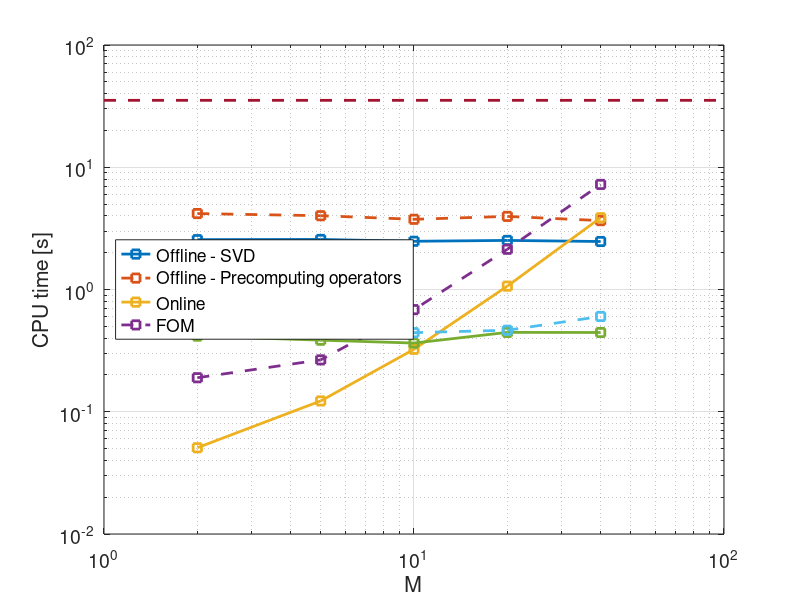

Reproduce this figure in MATLAB. (Note: this script raises an error after producing the figure.)
M_list = [2 2 5 5 10 10 20 20 40 40];


%% run 4/5/2020
% with pressure recovery:
% SVD used for basis
svd_pr = [4.194441659000002   4.168076094000000   4.296831313999999   3.731857524000000   3.798401864000000   3.705872598999999   4.071108674000000   3.855432874000000   3.722242456000000    3.598327982000001];
precompute_pr = [0.259829200000000   0.119702168000000   0.276180349000000   0.255219438000000   0.730017224000000   0.638851418000000   2.269844881999999   1.997207946000000   7.194899527000000   7.279754182000000];
time_loop_pr = [0.751518695000000   0.597188070000001   0.447264308000000   0.501309866000000   0.461241851000000   0.425922249000000   0.457138358000000   0.471429710000000   0.610744009999999   0.593368557000000];

%% run 4/5/2020
% without pressure:
% SVD used for basis
svd = [2.593190006000000   2.522591795000000   2.648668109000000   2.486375477000000   2.475196492000000   2.485499114000000   2.573551143000000   2.468105839000000   2.481250874000000   2.458341696000000];
precompute = [0.047571782000000   0.053961092000000   0.126562755000000   0.118620308000000   0.317435837000000   0.330898777000000   1.063022996000000   1.068306627000000   3.802596991000000     3.929998962000000];
time_loop = [0.358697396000000   0.472808422000000   0.374729325000000   0.395391078000000   0.366510880000000   0.362734182000000   0.491899623000001   0.399933151000000   0.433787943000000   0.456288033000000];

%%
% svd = [2.097570026000000   2.016535143000000  2.143574014000000   2.278514066000000    2.143425340000000   2.125944484000000   2.363778017000000   2.202568823000000  2.275052980000000   2.034993899000000   3.564177940000000  2.047571665000000];
% 
% precompute = [0.105614838000000   0.096909677000000    0.223641159000000   0.241314174000000    0.547884989999999   0.559247430000000   1.834088597000000   1.771210199000000    6.873993122000000   6.802699946000000  32.835556760999999  30.200450748000002];
% 
% time_loop = [  1.793790876000000   1.712779085999999   1.791833831999999   1.750708259000000   1.815202627000001   1.812024081000001    1.859542138000000   1.867733788000001    2.117332157000000   2.635736772000000    3.907919168999996   3.958633169000002];

%% FOM has been run 3 times:
% results are for the time_loop
fom = [34.875072592999999 35.070824688999998 35.869518587000002];


avg =@(list) 0.5*(list(1:2:end) + list(2:2:end));

%% create figure
figure
set(gca,'LineWidth',1);
M_plot = M_list(1:2:end);
svd_plot        = avg(svd);
precompute_plot = avg(precompute);
time_plot       = avg(time_loop);
svd_pr_plot        = avg(svd_pr);
precompute_pr_plot = avg(precompute_pr);
time_pr_plot       = avg(time_loop_pr);



loglog(M_plot,svd_plot,'s-','LineWidth',2);
hold on
loglog(M_plot,svd_pr_plot,'s--','LineWidth',2);

loglog(M_plot,precompute_plot,'s-','LineWidth',2);
loglog(M_plot,precompute_pr_plot,'s--','LineWidth',2);

loglog(M_plot,time_plot,'s-','LineWidth',2);
loglog(M_plot,time_pr_plot,'s--','LineWidth',2);

loglog([1;100],[mean(fom);mean(fom)],'--','LineWidth',2);

grid
legend('Offline - SVD','Offline - Precomputing operators','Online','FOM','Location','west');
xlabel('M');
ylabel('CPU time [s]');
xlim([1 100]);
set(gca,'FontSize',14);

%%
export_fig('CPUtimings_LDC_unsteady','-pdf','-transparent')
